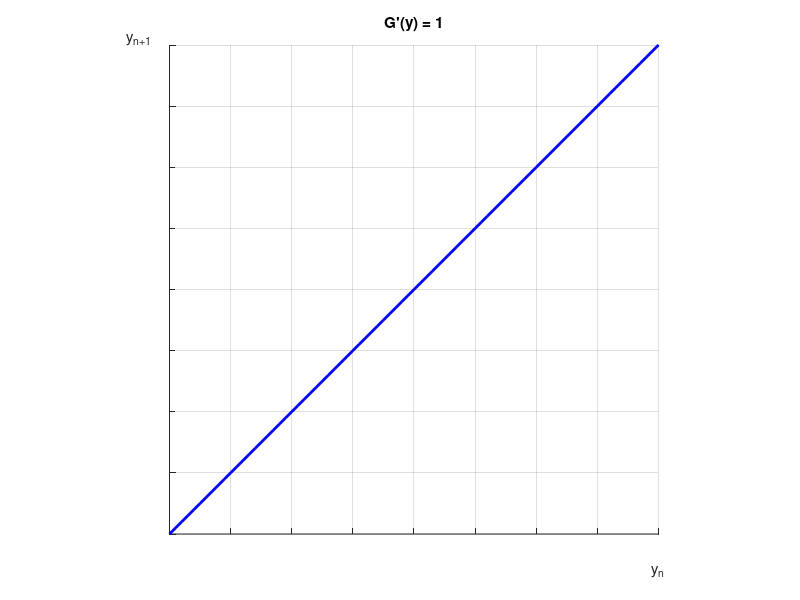

MATLAB code to generate this figure:
% y_{n+1} = G(y_n) where G'(fixed_point) has specified slope

% Parameters
slope = 1;           % Change this to -0.5 or -1.25
fixed_point = 4;       % Fixed point location
y0 = 4;               % Starting value
n_iterations = 0;     % Number of iterations
y_max = 8;
x_max = 8;

% Define the linear function G(y) = slope*(y - fixed_point) + fixed_point
G = @(y) slope * (y - fixed_point) + fixed_point;

% plot
figure('Visible', 'off', 'Position', [100, 100, 100, 80]);
hold on;
axis equal;
xlim([0 x_max]);
ylim([0 y_max]);

% Plot y = x line (diagonal)
x_line = 0:0.1:x_max;
plot(x_line, x_line, 'k-', 'LineWidth', 1);

% Plot G(y) function
y_vals = 0:0.1:y_max;
plot(y_vals, G(y_vals), 'b-', 'LineWidth', 2);

% Cobweb iteration
y = y0;
for i = 1:n_iterations
    y_next = G(y);

    % Vertical line from (y, y) to (y, G(y))
    h = plot([y y], [y y_next], 'k-', 'LineWidth', 1);
    h.Color(4) = 0.1; % make faint

    % Horizontal line from (y, G(y)) to (G(y), G(y))
    h = plot([y y_next], [y_next y_next], 'k-', 'LineWidth', 1);
    h.Color(4) = 0.1; % make faint

    y = y_next;
end

xticks(0:x_max);
yticks(0:y_max);

xlabel('y_n', 'Position', [8, -0.5]);  % Adjust second value for vertical position
ylabel('y_{n+1}', 'Position', [-0.5, 8], 'Rotation', 0);  % Rotation=0 makes it horizontal

title("G'(y) = 1");
% legend('y_{n+1} = y_n', 'G(y)', '', 'Location', 'best');
set(gca, 'XTickLabel', []);
set(gca, 'YTickLabel', []);
grid on;

exportgraphics(gcf, 'cobweb_pos1.pdf', 'ContentType', 'vector', 'BackgroundColor', 'none')
